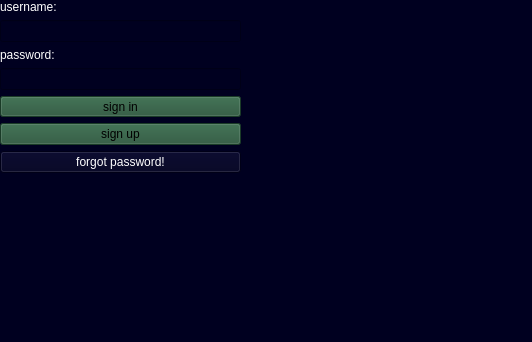
<?xml version="1.0" encoding="UTF-8"?>
<ui version="4.0">
 <class>MainWindow</class>
 <widget class="QMainWindow" name="MainWindow">
  <property name="geometry">
   <rect>
    <x>0</x>
    <y>0</y>
    <width>532</width>
    <height>342</height>
   </rect>
  </property>
  <property name="windowTitle">
   <string>MainWindow</string>
  </property>
  <property name="styleSheet">
   <string notr="true">background-color: #000020</string>
  </property>
  <widget class="QWidget" name="centralwidget">
   <widget class="QWidget" name="verticalLayoutWidget">
    <property name="geometry">
     <rect>
      <x>0</x>
      <y>0</y>
      <width>241</width>
      <height>173</height>
     </rect>
    </property>
    <layout class="QVBoxLayout" name="verticalLayout">
     <item>
      <widget class="QLabel" name="label">
       <property name="styleSheet">
        <string notr="true">color: #fff</string>
       </property>
       <property name="text">
        <string>username:</string>
       </property>
      </widget>
     </item>
     <item>
      <widget class="QLineEdit" name="lineEdit"/>
     </item>
     <item>
      <widget class="QLabel" name="label_2">
       <property name="styleSheet">
        <string notr="true">color: #fff</string>
       </property>
       <property name="text">
        <string>password:</string>
       </property>
      </widget>
     </item>
     <item>
      <widget class="QLineEdit" name="lineEdit_2"/>
     </item>
     <item>
      <widget class="QPushButton" name="pushButton">
       <property name="styleSheet">
        <string notr="true">background-color: #255237</string>
       </property>
       <property name="text">
        <string>sign in</string>
       </property>
      </widget>
     </item>
     <item>
      <widget class="QPushButton" name="pushButton_2">
       <property name="styleSheet">
        <string notr="true">background-color: #255237</string>
       </property>
       <property name="text">
        <string>sign up</string>
       </property>
      </widget>
     </item>
     <item>
      <widget class="QPushButton" name="pushButton_3">
       <property name="styleSheet">
        <string notr="true">color: #fff</string>
       </property>
       <property name="text">
        <string>forgot password!</string>
       </property>
      </widget>
     </item>
    </layout>
   </widget>
  </widget>
  <widget class="QMenuBar" name="menubar">
   <property name="geometry">
    <rect>
     <x>0</x>
     <y>0</y>
     <width>532</width>
     <height>21</height>
    </rect>
   </property>
  </widget>
  <widget class="QStatusBar" name="statusbar"/>
 </widget>
 <resources/>
 <connections/>
</ui>
